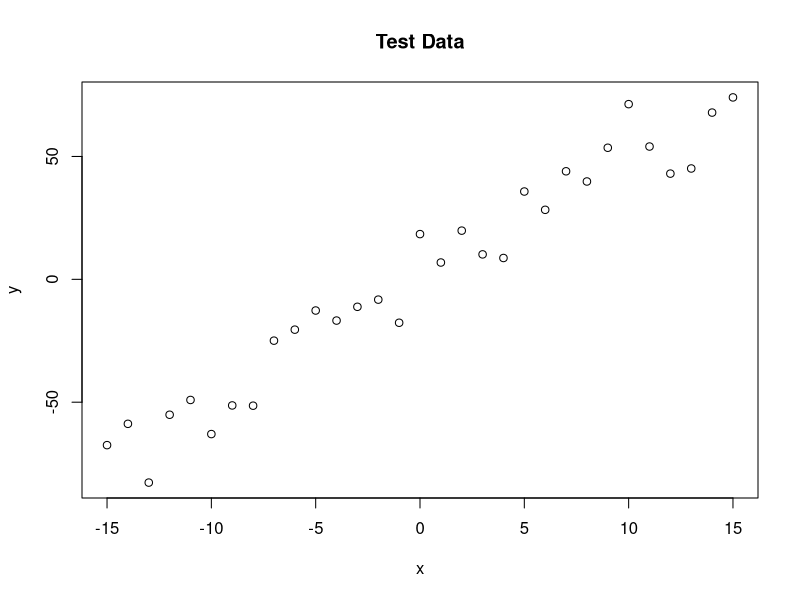
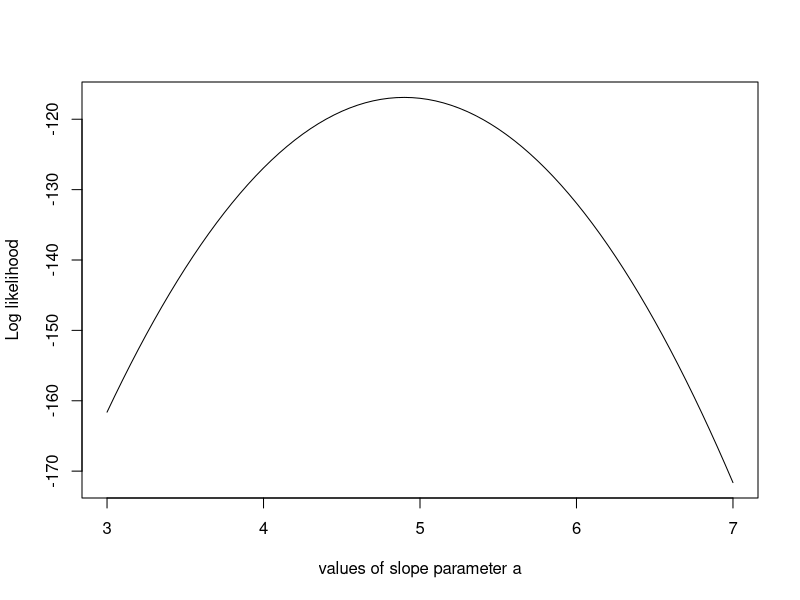
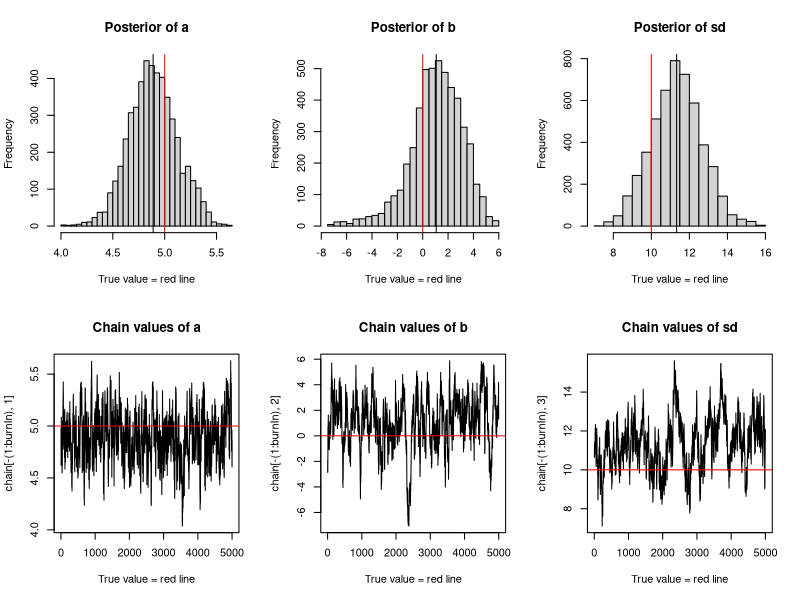

Here is the R script that generated these plots, in order:
## ---- chunk 1
trueA <- 5
trueB <- 0
trueSd <- 10
sampleSize <- 31

# create independent x-values 
x <- (-(sampleSize-1)/2):((sampleSize-1)/2)
# create dependent values according to ax + b + N(0,sd)
y <- trueA * x + trueB + rnorm(n=sampleSize,mean=0,sd=trueSd)

plot(x,y, main="Test Data")


likelihood <- function(param){
a = param[1]
b = param[2]
sd = param[3]
pred = a*x + b
singlelikelihoods = dnorm(y, mean = pred, sd = sd, log = T)
sumll = sum(singlelikelihoods)
return(sumll) 
}

# Example: plot the likelihood profile of the slope a
slopevalues <- function(x){return(likelihood(c(x, trueB, trueSd)))}
slopelikelihoods <- lapply(seq(3, 7, by=.05), slopevalues )
plot (seq(3, 7, by=.05), slopelikelihoods , type="l", xlab = "values of slope parameter a",ylab = "Log likelihood")

# Prior distribution
prior <- function(param){
a = param[1]
b = param[2]
sd = param[3]
aprior = dunif(a, min=0, max=10, log = T)
bprior = dnorm(b, sd = 5, log = T)
sdprior = dunif(sd, min=0, max=30, log = T)
return(aprior+bprior+sdprior)
}

posterior <- function(param){
return (likelihood(param) + prior(param))
}

######## Metropolis algorithm ################

proposalfunction <- function(param){
return(rnorm(3,mean = param, sd= c(0.1,0.5,0.3)))
}

run_metropolis_MCMC <- function(startvalue, iterations){
chain = array(dim = c(iterations+1,3))
chain[1,] = startvalue
for (i in 1:iterations){
proposal = proposalfunction(chain[i,])

probab = exp(posterior(proposal) - posterior(chain[i,]))
if (runif(1) < probab){
chain[i+1,] = proposal
}else{
chain[i+1,] = chain[i,]
}
}
return(chain)
}

startvalue = c(4,0,10)
chain = run_metropolis_MCMC(startvalue, 10000)

burnIn = 5000
acceptance = 1-mean(duplicated(chain[-(1:burnIn),]))

### Summary: #######################

par(mfrow = c(2,3))
hist(chain[-(1:burnIn),1],nclass=30, , main="Posterior of a", xlab="True value = red line" )
abline(v = mean(chain[-(1:burnIn),1]))
abline(v = trueA, col="red" )
hist(chain[-(1:burnIn),2],nclass=30, main="Posterior of b", xlab="True value = red line")
abline(v = mean(chain[-(1:burnIn),2]))
abline(v = trueB, col="red" )
hist(chain[-(1:burnIn),3],nclass=30, main="Posterior of sd", xlab="True value = red line")
abline(v = mean(chain[-(1:burnIn),3]) )
abline(v = trueSd, col="red" )
plot(chain[-(1:burnIn),1], type = "l", xlab="True value = red line" , main = "Chain values of a",)
abline(h = trueA, col="red" )
plot(chain[-(1:burnIn),2], type = "l", xlab="True value = red line" , main = "Chain values of b",)
abline(h = trueB, col="red" )
plot(chain[-(1:burnIn),3], type = "l", xlab="True value = red line" , main = "Chain values of sd",)
abline(h = trueSd, col="red" )

# for comparison:
summary(lm(y~x))

## ---- chunk 2
compare_outcomes<-function(iteration){

  for (j in 1:10){  
    
    startvalue <- rnorm(3,mean = c(5,0,10), sd= c(0.1,0.5,0.3))
    chain = run_metropolis_MCMC(startvalue, iteration)
    #print(chain)
    burnIn = iteration/2 
    #instead of putting a number here, the burnIn will be adjusted according to the iteration number
    
    posta=chain[-(1:burnIn),1]
    #return(posta)
    amean = mean(posta)
    asd = sd(posta)
    print(amean) #print mean first
    print(asd) #print sd second
  }
}
onethou.it<-compare_outcomes(1000)

tenthou.it<-compare_outcomes(10000)

hunthou.it<-compare_outcomes(100000)

